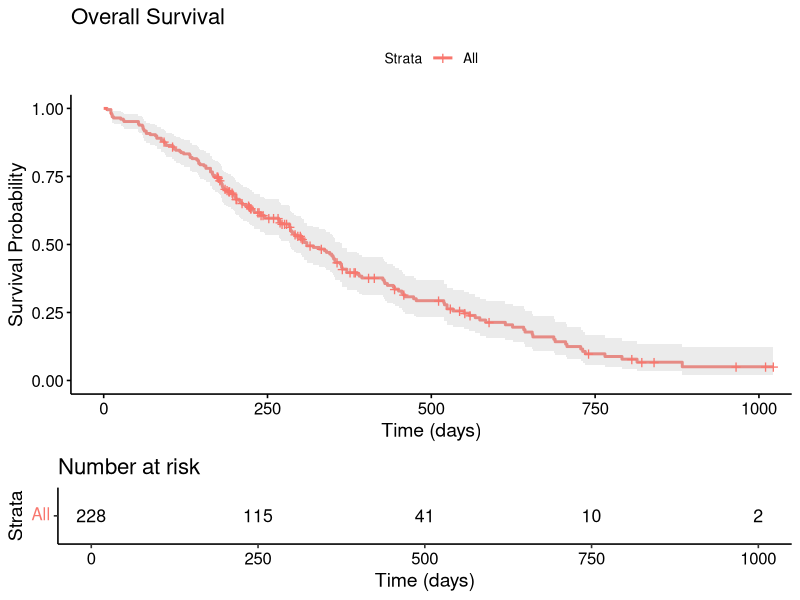
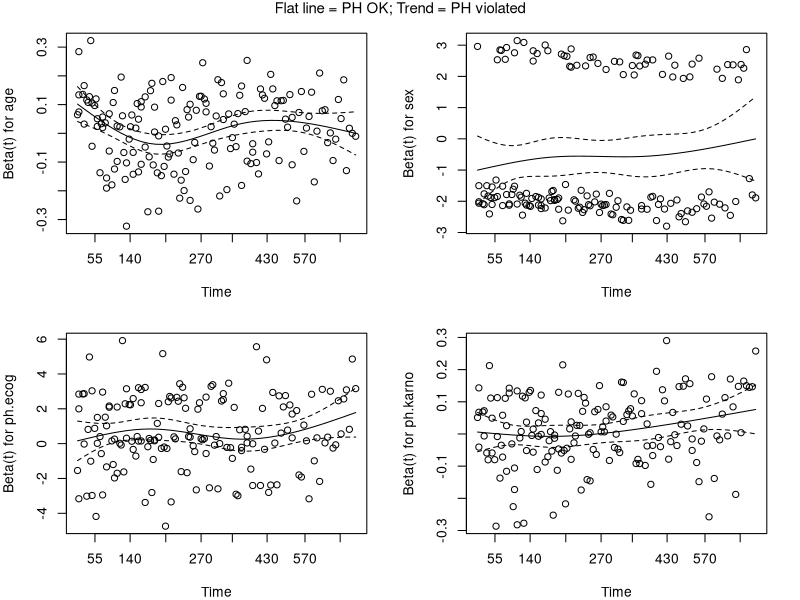
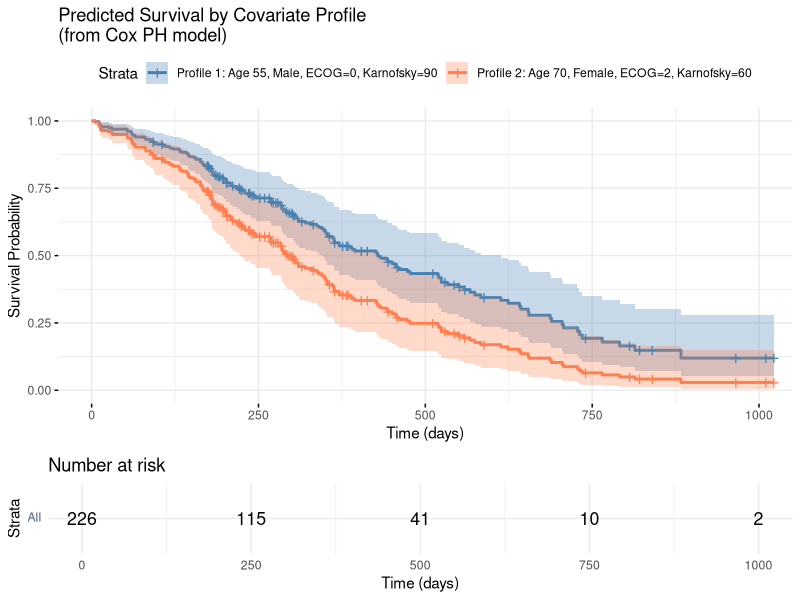
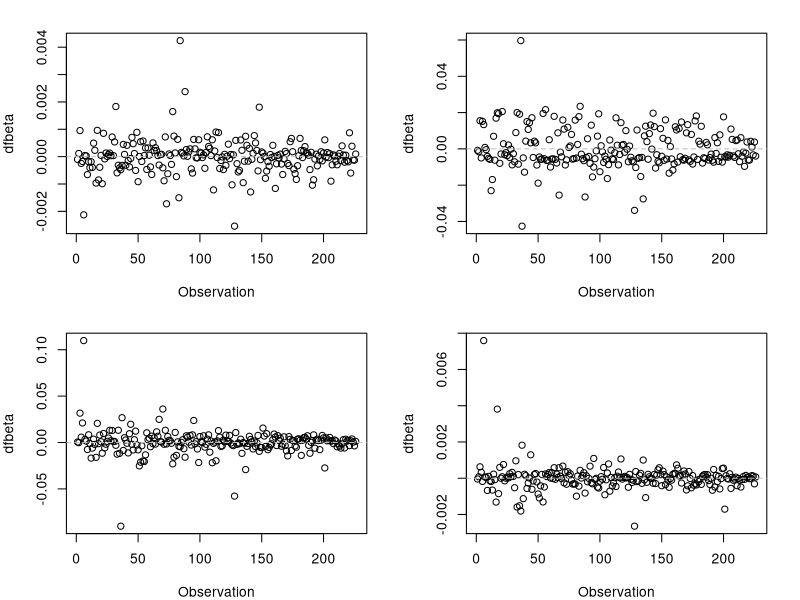

Write R code to recreate these figures, in order.
#!/usr/bin/env Rscript
# Complete Cox PH example on survival::lung dataset
# Fits a model, checks PH assumption, plots survival curves

library(survival)
library(survminer)

# ============================================================================
# PART 1: Setup and descriptive analysis
# ============================================================================

data(lung)
cat("=== Lung Cancer Dataset ===\n")
cat("N =", nrow(lung), "| Events:", sum(lung$status == 2),
    "| Censored:", sum(lung$status == 1), "\n\n")

# Kaplan-Meier curve first: always start here before any modeling
km_overall <- survfit(Surv(time, status) ~ 1, data = lung)
cat("=== Overall Kaplan-Meier Estimate ===\n")
print(km_overall)

# Plot overall survival with number at risk table (essential)
ggsurvplot(km_overall, data = lung,
           title = "Overall Survival",
           xlab = "Time (days)", ylab = "Survival Probability",
           risk.table = TRUE, risk.table.height = 0.25,
           conf.int = TRUE)

# ============================================================================
# PART 2: Fit Cox proportional hazards model
# ============================================================================

fit <- coxph(Surv(time, status) ~ age + sex + ph.ecog + ph.karno,
             data = lung, ties = "efron")

cat("\n=== Cox PH Model Summary ===\n")
summary(fit)

# ============================================================================
# PART 3: CHECK PROPORTIONAL HAZARDS ASSUMPTION (non-negotiable)
# ============================================================================
cat("\n=== PROPORTIONAL HAZARDS ASSUMPTION CHECK ===\n")
cat("Rule: If p > 0.05, PH assumption is NOT violated at the 0.05 level.\n")
cat("But LOOK AT THE PLOTS. A flat line = PH holds; a trend = PH violated.\n")
cat("The p-value is oversensitive in large samples, so visual inspection is key.\n\n")

zph <- cox.zph(fit)
print(zph)

# Plot scaled Schoenfeld residuals vs time for each covariate
# Expect a roughly flat, symmetric band around zero
cat("\nPlotting PH diagnostics (4-panel figure)...\n")
par(mfrow = c(2, 2), mar = c(4, 4, 2, 2))
plot(zph)
mtext("Scaled Schoenfeld Residuals\nFlat line = PH OK; Trend = PH violated",
      outer = TRUE, line = -1, cex = 0.9)
par(mfrow = c(1, 1))

# ============================================================================
# PART 4: Hazard ratios with interpretation
# ============================================================================
cat("\n=== HAZARD RATIOS (95% Confidence Intervals) ===\n")
cat("Remember: HR is instantaneous risk, not cumulative.\n")
cat("HR = 1.5 means 'at any given moment, 50% higher hazard'.\n\n")

coef_summary <- summary(fit)$coefficients[, c(1, 2, 5)]
hr_table <- data.frame(
  Variable = rownames(coef_summary),
  HR = exp(coef(fit)),
  LCI = exp(coef(fit) - 1.96 * coef_summary[, 2]),
  UCI = exp(coef(fit) + 1.96 * coef_summary[, 2]),
  "p-value" = coef_summary[, 3],
  row.names = NULL
)
print(hr_table)

cat("\nInterpretation guide:\n")
cat("- age:     HR per 1-year increase\n")
cat("- sex=2:   HR for female (coded 2) vs male (coded 1)\n")
cat("- ph.ecog: HR per 1-unit increase in ECOG score (worse performance)\n")
cat("- ph.karno: HR per 1-unit increase in Karnofsky score (better performance)\n")

# ============================================================================
# PART 5: Predicted survival for example covariate profiles
# ============================================================================
cat("\n=== PREDICTED SURVIVAL CURVES ===\n")

# Profile 1: Younger, male, good performance status
profile1 <- data.frame(
  age = 55, sex = 1, ph.ecog = 0, ph.karno = 90
)

# Profile 2: Older, female, poor performance status
profile2 <- data.frame(
  age = 70, sex = 2, ph.ecog = 2, ph.karno = 60
)

profiles <- rbind(profile1, profile2)
profiles$label <- c(
  "Profile 1: Age 55, Male, ECOG=0, Karnofsky=90",
  "Profile 2: Age 70, Female, ECOG=2, Karnofsky=60"
)

# Predict survival curves from the Cox model
sf <- survfit(fit, newdata = profiles)

# Plot with number at risk table
p <- ggsurvplot(sf, data = lung,
           conf.int = TRUE,
           legend.labs = profiles$label,
           palette = c("steelblue", "coral"),
           xlab = "Time (days)",
           ylab = "Survival Probability",
           title = "Predicted Survival by Covariate Profile\n(from Cox PH model)",
           risk.table = TRUE, risk.table.height = 0.25,
           ggtheme = theme_minimal())
print(p)

# Survival probabilities at key timepoints
cat("\n=== Survival Probabilities at Selected Timepoints ===\n")
cat("Profile 1 (age 55, M, ECOG=0, Karn=90):\n")
summary(sf[1], times = c(90, 180, 365))
cat("\nProfile 2 (age 70, F, ECOG=2, Karn=60):\n")
summary(sf[2], times = c(90, 180, 365))

# ============================================================================
# PART 6: Check for influential observations
# ============================================================================
cat("\n=== INFLUENTIAL OBSERVATIONS (dfbeta residuals) ===\n")
cat("Outliers in dfbeta may have outsized influence on the model.\n")

dfbeta_vals <- residuals(fit, type = "dfbeta")
par(mfrow = c(2, 2), mar = c(4, 4, 2, 2))
for (i in 1:4) {
  plot(dfbeta_vals[, i], main = colnames(dfbeta_vals)[i],
       xlab = "Observation", ylab = "dfbeta")
  abline(h = 0, col = "gray", lty = 2)
}
par(mfrow = c(1, 1))

# ============================================================================
# PART 7: Summary
# ============================================================================
cat("\n=== MODEL CONCORDANCE INDEX ===\n")
cat("C-index:", round(fit$concordance["concordance"], 3), "\n")
cat("Range: 0.5 (random) to 1.0 (perfect discrimination)\n")

cat("\n=== WORKFLOW CHECKLIST ===\n")
cat("✓ Kaplan-Meier plotted (starting point)\n")
cat("✓ Cox model fitted\n")
cat("✓ PH assumption checked (see residual plots above)\n")
cat("✓ Hazard ratios reported with 95% CIs\n")
cat("✓ Predicted curves plotted for example profiles\n")
cat("✓ Influential observations assessed\n")
cat("✓ C-index reported\n")
cat("\nScript complete.\n")
